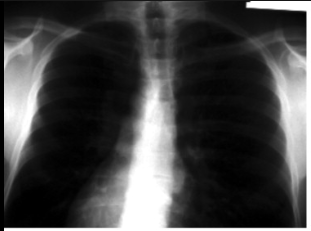
#> input picture assets/blur.png, 311 x 231 px
$ python exp4_histogram_enh.py
#> lines starting #> are read from the running program, lines starting #| are printed output that depends on the picture
import cv2
import numpy as np
from matplotlib import pyplot as plt

# for grayscale image

less_con_img = cv2.imread('assets/blur.png',0)
#> less_con_img is the input picture: shape (231, 311); min 0, max 255, mean 69.4
# less_con_img = cv2.cvtColor(less_con_img, cv2.COLOR_BGR2GRAY)
hist1 = cv2.calcHist([less_con_img], [0],None, [256], [0,255])
#> hist1 = 256 values, max 2222 at index 0, min 0 at index 255, mean 265.6
plt.plot(hist1)

hi_con_img = cv2.equalizeHist(less_con_img)
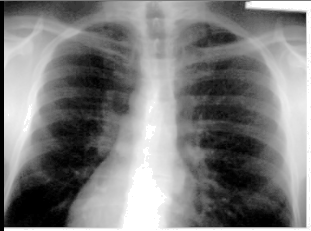
#> hi_con_img: shape (231, 311); min 0, max 255, mean 125.4
hist2 = cv2.calcHist([hi_con_img], [0],None, [256], [0,255])
#> hist2 = 256 values, max 2222 at index 0, min 0 at index 1, mean 265.6
plt.plot(hist2)

cv2.imshow('original',less_con_img)
cv2.imshow('hi contrast', hi_con_img)
plt.show()
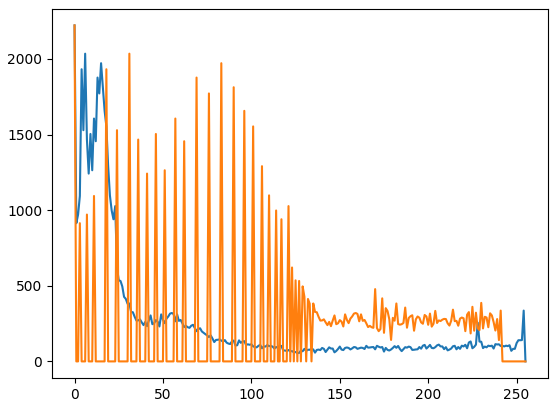
#> figure drawn by matplotlib, 1 panel; curve peaks at x = 0, y = 2222; curve peaks at x = 0, y = 2222
cv2.waitKey(0)
cv2.destroyAllWindows()


# [14 lines of commented-out code are left out]
